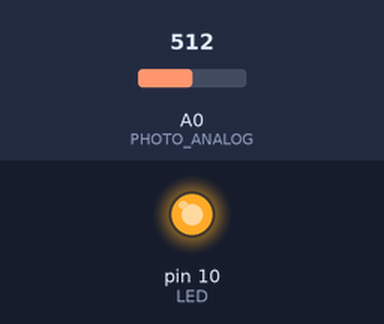
Bench run of a sketch on a simulated Arduino Uno, built with avr-gcc and run on an emulated ATmega328P. Shown: output pins drawn as LEDs (lit = HIGH). The inputs (shaded band) are chosen by the test bench; at power-on: A0 (PHOTO_ANALOG) = 512.

Above: at 1.2 s.
1.3 s: A0 (PHOTO_ANALOG) set to 992
2.8 s: A0 (PHOTO_ANALOG) set to 1015
At 3.3 s:
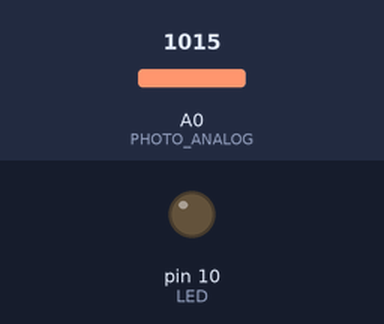
4.3 s: A0 (PHOTO_ANALOG) set to 990
At 5.5 s:
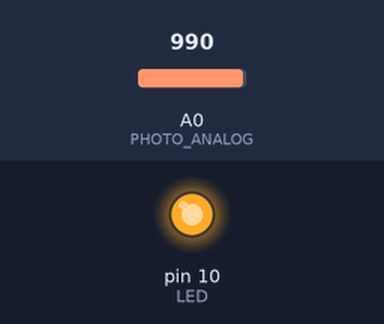
5.8 s: A0 (PHOTO_ANALOG) set to 1010
At 6.8 s:
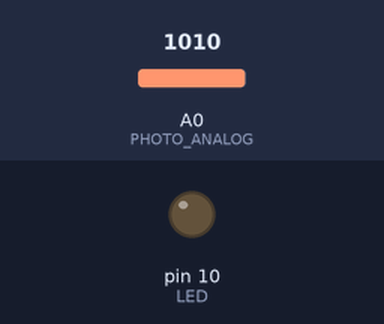
Timing chart, 0 to 8.3 s (numbered marks = the images above; inputs shaded):
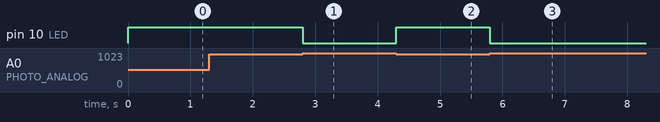

Measured:
- the behaviour switches between 999 and 1000 on A0 (PHOTO_ANALOG) (found by bisection; images 0 and 1)
- after the input at 1.3 s, every drawn part: stays the same
- after the input at 2.8 s, pin 10 (LED): HIGH → LOW at once
- after the input at 4.3 s, pin 10 (LED): LOW → HIGH at once
- after the input at 5.8 s, pin 10 (LED): HIGH → LOW at once

The sketch:

main.ino
```cpp
#define LED 10
#define PHOTO_ANALOG 0
#define THRESHOLD 1000

void set_led(bool on) {
  digitalWrite(LED, on ? HIGH : LOW);
}

void setup() {
  pinMode(LED, OUTPUT);
}

void loop() {
  set_led(analogRead(PHOTO_ANALOG) < THRESHOLD);
}
```
